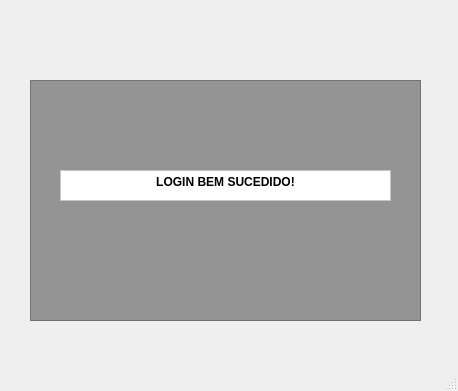
<?xml version="1.0" encoding="UTF-8"?>
<ui version="4.0">
 <class>loginOk</class>
 <widget class="QMainWindow" name="loginOk">
  <property name="geometry">
   <rect>
    <x>0</x>
    <y>0</y>
    <width>458</width>
    <height>391</height>
   </rect>
  </property>
  <property name="windowTitle">
   <string>MainWindow</string>
  </property>
  <widget class="QWidget" name="centralwidget">
   <widget class="QFrame" name="frame">
    <property name="geometry">
     <rect>
      <x>30</x>
      <y>80</y>
      <width>391</width>
      <height>241</height>
     </rect>
    </property>
    <property name="styleSheet">
     <string notr="true">background-color: rgb(148, 148, 148);</string>
    </property>
    <property name="frameShape">
     <enum>QFrame::Shape::StyledPanel</enum>
    </property>
    <property name="frameShadow">
     <enum>QFrame::Shadow::Raised</enum>
    </property>
    <widget class="QTextEdit" name="textEdit">
     <property name="geometry">
      <rect>
       <x>30</x>
       <y>90</y>
       <width>331</width>
       <height>31</height>
      </rect>
     </property>
     <property name="styleSheet">
      <string notr="true">background-color: rgb(255, 255, 255);</string>
     </property>
     <property name="tabChangesFocus">
      <bool>false</bool>
     </property>
     <property name="html">
      <string>&lt;!DOCTYPE HTML PUBLIC &quot;-//W3C//DTD HTML 4.0//EN&quot; &quot;http://www.w3.org/TR/REC-html40/strict.dtd&quot;&gt;
&lt;html&gt;&lt;head&gt;&lt;meta name=&quot;qrichtext&quot; content=&quot;1&quot; /&gt;&lt;meta charset=&quot;utf-8&quot; /&gt;&lt;style type=&quot;text/css&quot;&gt;
p, li { white-space: pre-wrap; }
hr { height: 1px; border-width: 0; }
li.unchecked::marker { content: &quot;\2610&quot;; }
li.checked::marker { content: &quot;\2612&quot;; }
&lt;/style&gt;&lt;/head&gt;&lt;body style=&quot; font-family:'Segoe UI'; font-size:9pt; font-weight:400; font-style:normal;&quot;&gt;
&lt;p align=&quot;center&quot; style=&quot; margin-top:0px; margin-bottom:0px; margin-left:0px; margin-right:0px; -qt-block-indent:0; text-indent:0px;&quot;&gt;&lt;span style=&quot; font-weight:700;&quot;&gt;LOGIN BEM SUCEDIDO!&lt;/span&gt;&lt;/p&gt;&lt;/body&gt;&lt;/html&gt;</string>
     </property>
    </widget>
   </widget>
  </widget>
  <widget class="QStatusBar" name="statusbar"/>
 </widget>
 <resources/>
 <connections/>
</ui>
